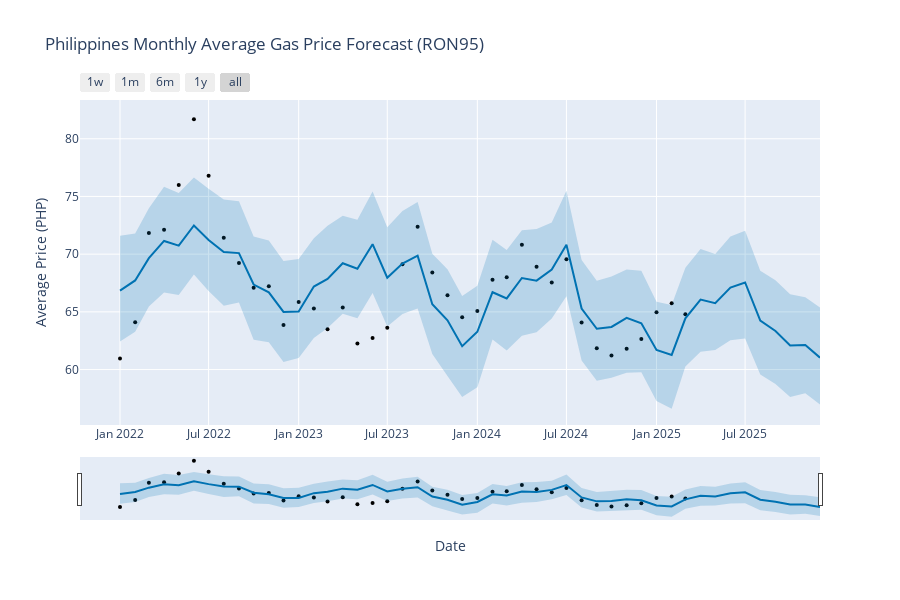
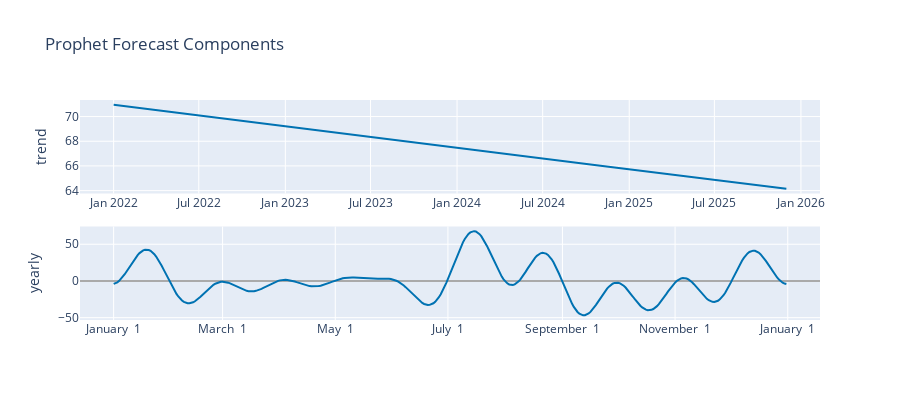

Notebook code for these charts, in order:
### Markdown cell above
## Gas Predictions

### Code cell
from prophet import Prophet
from prophet.plot import plot_plotly, plot_components_plotly

future_periods = 9

df_prophet = present_ron95_data[['Date', 'Average Price']].rename(columns={'Date': 'ds', 'Average Price': 'y'})

model = Prophet(yearly_seasonality=True)
model.fit(df_prophet)

future_gas = model.make_future_dataframe(periods=future_periods, freq='MS')
forecast_gas = model.predict(future_gas)

print("--- Sample of the forecast DataFrame (first 5 and last 5) ---")
print(forecast_gas[['ds', 'yhat', 'yhat_lower', 'yhat_upper']].head())
print(forecast_gas[['ds', 'yhat', 'yhat_lower', 'yhat_upper']].tail())
print("\n")

fig = plot_plotly(model, forecast_gas)
fig.update_layout(
    title_text='Philippines Monthly Average Gas Price Forecast (RON95)',
    xaxis_title='Date',
    yaxis_title='Average Price (PHP)',
    hovermode='x unified'
)
fig.show()

# Plot the components of the forecast (trend, yearly seasonality, etc.)
fig_components = plot_components_plotly(model, forecast_gas)
fig_components.update_layout(
    title_text='Prophet Forecast Components',
)
fig_components.show()
